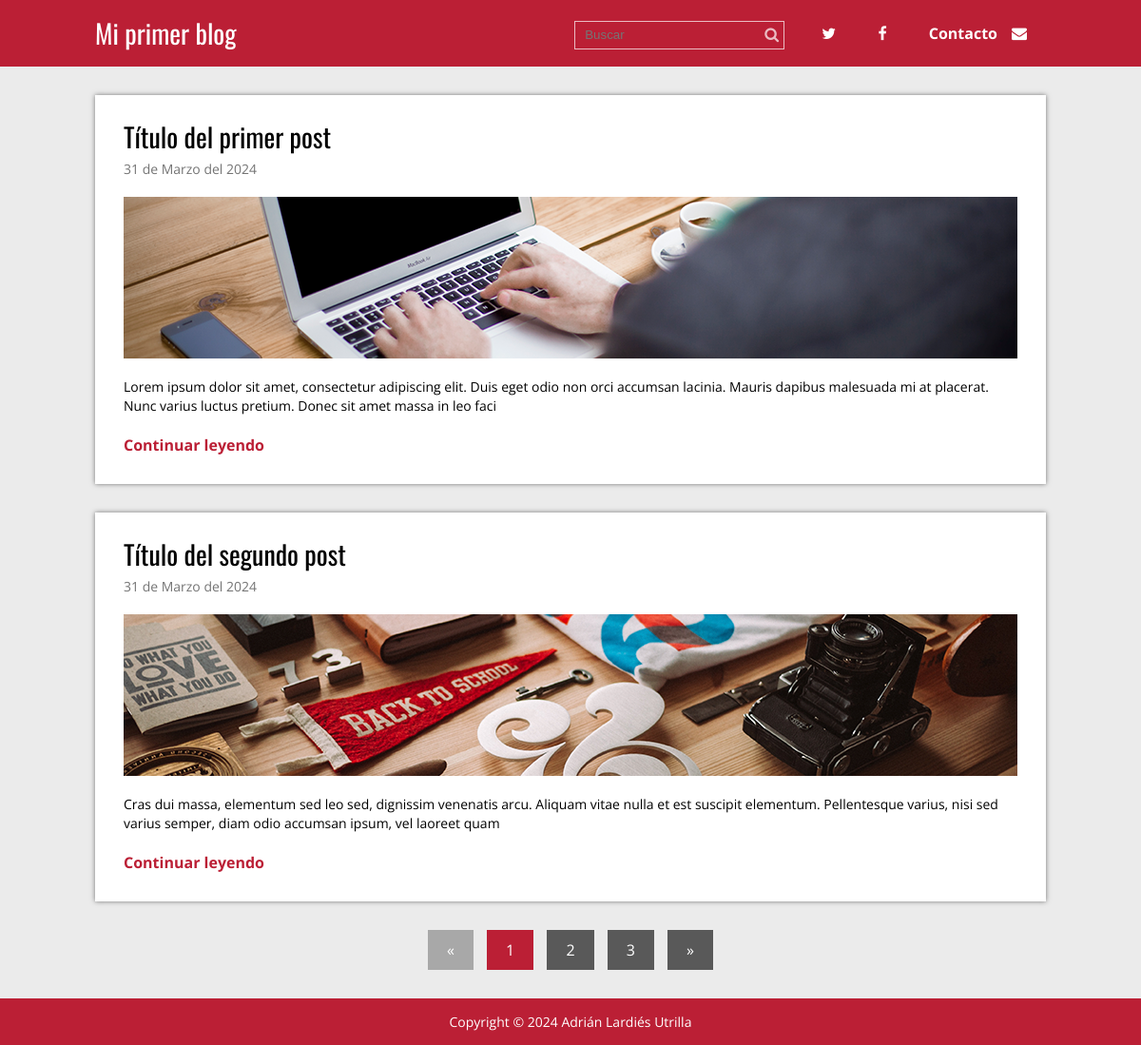
The page / on the database its author committed.
### tables this page shows
CREATE TABLE `articulos` (
  `id` int(11) NOT NULL,
  `titulo` varchar(200) NOT NULL,
  `extracto` varchar(200) NOT NULL,
  `fecha` timestamp NOT NULL DEFAULT current_timestamp(),
  `texto` text NOT NULL,
  `thumb` varchar(50) NOT NULL
);

### index.php (called while the page is built, shortened)
<?php
require 'admin/config.php';
require 'functions.php';
$conexion = conexion($bd_config);
$posts = obtener_post($blog_config['post_por_pagina'], $conexion);
require 'views/index.view.php';
?>

### admin/config.php (called while the page is built, shortened)
<?php
$blog_config = array(
	'post_por_pagina'=> '2',
	'carpeta_imagenes' => 'imagenes/'
);
?>

### functions.php (called while the page is built, shortened)
<?php
function pagina_actual(){
	return isset($_GET['p']) ? (int)$_GET['p']: 1;
}
function obtener_post($post_por_pagina, $conexion){
	$inicio = (pagina_actual() > 1) ? (pagina_actual() * $post_por_pagina - $post_por_pagina) : 0;
	$sentencia = $conexion->prepare("SELECT SQL_CALC_FOUND_ROWS * FROM articulos LIMIT {$inicio}, {$post_por_pagina}");
	$sentencia->execute();
	return $sentencia->fetchAll();
}
function numero_paginas($post_por_pagina, $conexion){
	$total_post = $conexion->prepare('SELECT FOUND_ROWS() as total');
	$total_post->execute();
	$total_post = $total_post->fetch()['total'];
	$numero_paginas = ceil($total_post / $post_por_pagina);
	return $numero_paginas;
}
function fecha($fecha){
	$timestamp = strtotime($fecha);
	$meses = ['Enero', 'Febrero', 'Marzo', 'Abril', 'Mayo', 'Junio', 'Julio', 'Agosto', 'Septiembre', 'Octubre', 'Noviembre', 'Diciembre'];
	$dia = date('d', $timestamp);
	$mes = date('m', $timestamp) - 1;
	$year = date('Y', $timestamp);
	$fecha = $dia . ' de ' . $meses[$mes] . ' del ' . $year;
	return $fecha;
}
?>

### views/index.view.php (the view)
<?php require 'header.php' ?>
	<div class="contenedor">
		<?php foreach($posts as $post): ?>
			<div class="post">
				<article>
					<h2 class="titulo"><a href="single.php?id=<?php echo $post['id']; ?>"><?php echo $post['titulo'] ?></a></h2>
					<p class="fecha"><?php echo fecha($post['fecha']); ?></p>
					<div class="thumb">
						<a href="single.php?id=<?php echo $post['id']; ?>">
							<img src="./imagenes/<?php echo $post['thumb']; ?>" alt="<?php echo $post['titulo'] ?>">
						</a>
					</div>
					<p class="extracto"><?php echo $post['extracto'] ?></p>
					<a href="single.php?id=<?php echo $post['id']; ?>" class="continuar">Continuar leyendo</a>
				</article>
			</div>
		<?php endforeach; ?>
		<?php require 'paginacion.php'; ?>
	</div>
<?php require 'footer.php'; ?>

### views/header.php (shortened to what this page needs)
<!DOCTYPE html>
<html lang="en">
<head>
	<link rel="stylesheet" href="<?php echo RUTA; ?>/css/estilos.css">
	<link rel="stylesheet" href="https://maxcdn.bootstrapcdn.com/font-awesome/4.5.0/css/font-awesome.min.css">
</head>
<body>
	<header>
		<div class="contenedor">
			<div class="logo izquierda">
				<p><a href="<?php echo RUTA; ?>">Mi primer blog</a></p>
			</div>
			<div class="derecha">
				<form action="<?php echo RUTA; ?>/buscar.php" method="get" name="busqueda" class="buscar">
					<input type="text" name="busqueda" placeholder="Buscar">
					<button type="submit" class="icono fa fa-search"></button>
				</form>
				<nav class="menu">
					<ul>
						<li>
							<a href="#"><i class="fa fa-twitter"></i></a>
						</li>
						<li>
							<a href=""><i class="fa fa-facebook"></i></a>
						</li>
						<li><a href="#">Contacto<i class="icono fa fa-envelope"></i></a></li>
					</ul>
				</nav>
			</div>
		</div>
	</header>

### paginacion.php
<section class="paginacion">
	<ul>
		<?php
			$numero_paginas = numero_paginas($blog_config['post_por_pagina'], $conexion);
		?>
		<?php if (pagina_actual() === 1): ?>
			<li class="disabled">&laquo;</li>
		<?php else: ?>
			<li><a href="index.php?p=<?php echo pagina_actual() - 1?>">&laquo;</a></li>
		<?php endif; ?>
		<?php for ($i = 1; $i <= $numero_paginas; $i++): ?>
			<?php if (pagina_actual() === $i): ?>
				<li class="active">
					<?php echo $i; ?>
				</li>
			<?php else: ?>
				<li>
					<a href="index.php?p=<?php echo $i?>"><?php echo $i; ?></a>
				</li>
			<?php endif; ?>
		<?php endfor; ?>
		<?php if (pagina_actual() == $numero_paginas): ?>
			<li class="disabled">&raquo;</li>
		<?php else: ?>
			<li><a href="index.php?p=<?php echo pagina_actual() + 1; ?>">&raquo;</a></li>
		<?php endif; ?>
	</ul>
</section>

### views/footer.php
    <footer>
        <p class="copyright">Copyright © 2024 Adrián Lardiés Utrilla</p>
    </footer>
</body>
</html>

### css/estilos.css (style rules this page uses)
* { margin: 0; padding: 0; -webkit-box-sizing: border-box; -moz-box-sizing: border-box; box-sizing: border-box; }
body { font-size: 16px; font-family: 'Open Sans', sans-serif; background: #ebebeb; }
h1, h2, h3, h4, h5, h6 { font-family: "Oswald", Arial, Sans-serif; font-weight: normal; }
a { text-decoration: none; color:#BB1F35; }
.contenedor { max-width: 1000px; width: 90%; margin: auto; }
.izquierda { float: left; }
.derecha { float: right; }
header { color:#fff; margin-bottom: 30px; background: #BB1F35; }
header .contenedor { overflow: hidden; }
header .logo { max-width: 300px; }
header .logo a { color: #fff; font-family: "Oswald", Arial, Sans-serif; font-size: 28px; line-height: 70px; }
header .buscar { display: inline-block; position: relative; margin-right: 15px; }
header .buscar input[type="text"] { background: none; border:1px solid rgba(255,255,255,.7); color:rgba(255,255,255,.7); height: 30px; padding: 0 10px; padding-right: 32px; }
header .buscar .icono { color:rgba(255,255,255,.7); position: absolute; right: 0; background: none; border:none; cursor:pointer; padding: 6px; font-size: 16px; line-height: 16px; }
header .menu { display: inline-block; }
header .menu ul { list-style: none; }
header .menu ul li { display: inline-block; line-height: 70px; }
header .menu ul li a { color: #fff; display: block; padding: 0px 20px; font-weight: bold; }
header .menu ul li a .icono { margin-left: 15px; }
.post { width: 100%; background: #fff; box-shadow: 0px 0px 5px rgba(0,0,0, .5); margin-bottom: 30px; padding: 30px; }
.post article .titulo { font-family: "Oswald", Arial, Sans-serif; font-size: 28px; font-weight: normal; line-height: 28px; margin-bottom: 10px; }
.post article .titulo a { color:#000; }
.post article .fecha { color:#747474; font-size: 14px; margin-bottom: 20px; }
.post article .thumb { margin-bottom: 20px; }
.post article .thumb img { vertical-align: top; width: 100%; }
.post article .extracto { font-size: 14px; line-height: 20px; margin-bottom: 20px; }
.post article .continuar { color:#BB1F35; font-weight: bold; }
footer { background: #BB1F35; color: #fff; }
footer .copyright { text-align: center; font-size: 14px; padding: 15px 0; }
.paginacion { margin-bottom: 30px; }
.paginacion ul { list-style: none; text-align: center; }
.paginacion ul li { display: inline-block; margin:0 5px; color:#fff; }
.paginacion ul li a { display: block; padding:10px 20px; background: #595959; color:#fff; }
.paginacion ul .active { background: #BB1F35; padding:10px 20px; }
.paginacion ul .disabled { background: #a8a8a8; padding:10px 20px; cursor: not-allowed; }

### rows shown on the page
articulos: titulo "Título del primer post", fecha "31 de Marzo del 2024", thumb (picture), extracto "Lorem ipsum dolor sit amet, consectetur adipiscing elit. Duis eget odio non orci accumsan lacinia. Mauris dapibus malesuada mi at placerat. Nunc varius luctus pretium. Donec sit amet massa in leo faci"
articulos: titulo "Título del segundo post", fecha "31 de Marzo del 2024", thumb (picture), extracto "Cras dui massa, elementum sed leo sed, dignissim venenatis arcu. Aliquam vitae nulla et est suscipit elementum. Pellentesque varius, nisi sed varius semper, diam odio accumsan ipsum, vel laoreet quam"
